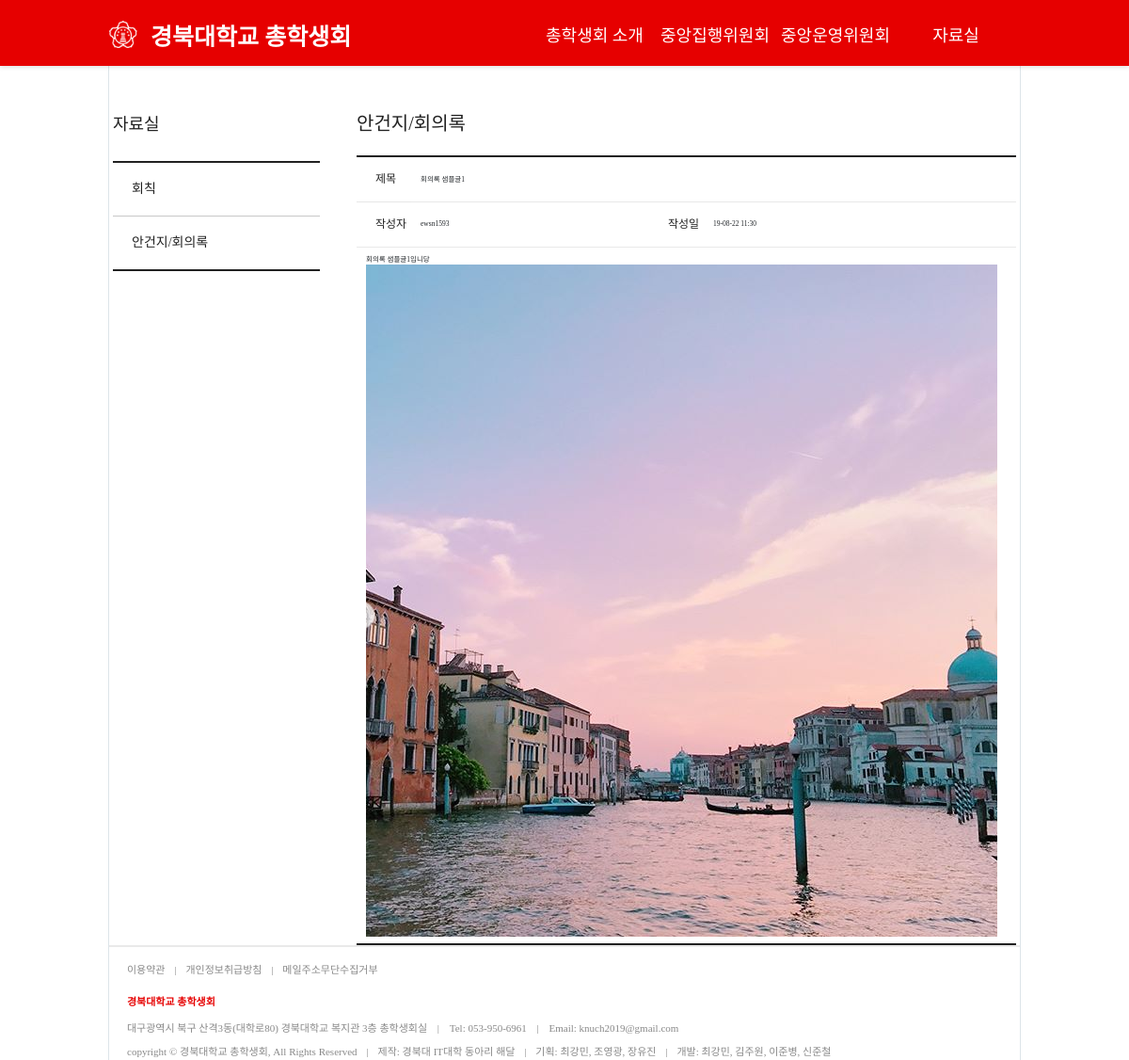
Page /info/minutes/detail/1 on the committed database.
### informations/models.py (models this page shows, shortened)
class Post_minutes(models.Model):
    author = models.ForeignKey(User, on_delete=models.DO_NOTHING, related_name='user_info_minutes')
    category = models.CharField(max_length=50, choices=(('minutes', 'minutes'),), blank=False)
    title = models.CharField(max_length=200, db_index=True)
    text = models.TextField(blank=True)
    photo = models.ImageField(upload_to = 'info_photo/%Y/%m/%d', blank=True)
    file = models.FileField(upload_to='info_file/%Y/%m/%d', blank=True)
    created = models.DateTimeField(auto_now_add=True)

### informations/views.py (the view)
# urls.py: path('<str:category>/detail/<int:id>', post_detail, name='post_detail'),
def post_detail(request, category, id):
    if category == 'minutes':
        cat = '안건지/회의록'
        post = Post_minutes.objects.get(category=category, id=id)
    else:
        cat = '회칙'
        post = Post_bylaw.objects.get(category=category, id=id)
    return render(request, 'informations/detail.html', {'post' : post, 'cat':cat})

### informations/templates/informations/detail.html (shortened to what this page needs)
{% extends 'base.html' %}
{% block contents %}
<div id="wrapper">
    <div id="container">
        <div class="side-menu">
            <p class="main-title">자료실</p>
            <ul class="menu">
                        <li><a class=" " href="{% url 'informations:category_all' 'bylaw' %}">회칙</a></li>
                        <li><a class=" " href="{% url 'informations:category_all' 'minutes' %}">안건지/회의록</a></li>
            </ul>
        </div>
        <div class="board-view">
    <h2 id="container_title">{{ cat }}<span class="sound_only"> 목록</span></h2>
    <div class="tbl_frm01 tbl_wrap tbl-content">
        <table>
            <tbody>
            <tr>
                <th scope="row">제목</th>
                <td colspan="5">{{ post.title }}</td>
            </tr>
            <tr>
                <th>작성자</th>
                <td><span class="sv_member">{{ post.author }}</span></td>
                <th>작성일</th>
                <td>{{post.created|date:"y-m-d h:i"}}</td>
            </tr>
            <tr>
                <td colspan="6" class="td-content">
                    <div id="bo_v_con">{{ post.text|linebreaks }}
                        {% if post.photo %}
                        <img src="{{post.photo.url}}" alt="post_image">
                        {% endif %}
                    </div>
                </td>
            </tr>
            </tbody>
        </table>
    </div>
    </div>
</div>
{% endblock %}

### static/mod.css (style rules this page uses)
html, body { font-family: 'Nanum Barun Gothic'; font-weight: 400; }
#wrapper { position: relative; float: inherit; min-width: 960px; width: 100%; border: none; }
#wrapper > #container { position: inherit; float: inherit; min-height: inherit; width: 960px; height: 100% !important; border: none; margin: 0 auto; padding: 0; background-color: inherit; }
#wrapper > #container > div.side-menu { display: inline-block; margin-top: 49px; width: 220px; vertical-align: top; float: left; }
#wrapper > #container > div.side-menu > .main-title { font-family: 'Nanum Barun Gothic Bold'; font-size: 18px; font-weight: 400; color: #212121; }
#wrapper > #container > div.side-menu > ul.menu { list-style: none; margin: 25px 0 0 0; padding: 0; border-top: 2px solid #212121; border-bottom: 2px solid #212121; }
#wrapper > #container > div.side-menu > ul.menu > li { border-top: 1px solid #c8c8c8; }
#wrapper > #container > div.side-menu > ul.menu > li:first-child { border: none; }
#wrapper > #container > div.side-menu > ul.menu > li > a { display: block; font-family: 'Nanum Barun Gothic'; font-size: 14px; font-weight: 400; color: #212121; padding: 17px 0 18px 20px; }

### static/style.css (style rules this page uses)
html { overflow-y:scroll }
body { margin:0;padding:0;font-size:0.75em;font-family:dotum }
html, h1, h2, h3, h4, h5, h6, form, fieldset, img { margin:0;padding:0;border:0 }
h1, h2, h3, h4, h5, h6 { font-size:1em;font-family:dotum }
label, input, button, select, img { vertical-align:middle }
p { margin:0;padding:0;word-break:break-all }
a:link, a:visited { color:#000;text-decoration:none }
#wrapper { z-index:5;margin:0 auto;width:970px;border-right:1px solid #dde4e9;border-left:1px solid #dde4e9;zoom:1 }
#wrapper:after { display:block;visibility:hidden;clear:both;content:"" }
#container { z-index:4;position:relative;float:left;padding:15px 16px 15px 15px;width:728px;min-height:500px;height:auto !important;height:500px;border-right:1px solid #dde4e9;background:#fff;font-size:1em;zoom:1 }
#container:after { display:block;visibility:hidden;clear:both;content:"" }
#container_title { margin-bottom:20px;font-size:1.2em;font-weight:bold }
.tbl_wrap table { width:100%;border-collapse:collapse;border-spacing:0 }
.tbl_frm01 { margin:0 0 20px }
.tbl_frm01 table { width:100%;border-collapse:collapse;border-spacing:0 }
.tbl_frm01 th { width:70px;padding:7px 13px;border:1px solid #e9e9e9;border-left:0;background:#f5f8f9;text-align:left }
.tbl_frm01 td { padding:7px 10px;border-top:1px solid #e9e9e9;border-bottom:1px solid #e9e9e9;background:transparent }
html, body { font-family: 'Nanum Barun Gothic'; font-weight: 400; }
#wrapper > #container > div.side-menu { display: inline-block; margin-top: 49px; width: 220px; vertical-align: top; float: left; }
#wrapper > #container > div.side-menu > .main-title { font-family: 'Nanum Barun Gothic Bold'; font-size: 18px; font-weight: 400; color: #212121; }
#wrapper > #container > div.side-menu > ul.menu { list-style: none; margin: 25px 0 0 0; padding: 0; border-top: 2px solid #212121; border-bottom: 2px solid #212121; }
#wrapper > #container > div.side-menu > ul.menu > li { border-top: 1px solid #c8c8c8; }
#wrapper > #container > div.side-menu > ul.menu > li:first-child { border: none; }
#wrapper > #container > div.side-menu > ul.menu > li > a { display: block; font-family: 'Nanum Barun Gothic'; font-size: 14px; font-weight: 400; color: #212121; padding: 17px 0 18px 20px; }
#wrapper > #container { position: inherit; float: inherit; min-height: inherit; width: 960px; height: 100% !important; border: none; margin: 0 auto; padding: 0; background-color: inherit; }
#wrapper > #container > div.board-view { display: inline-block; width: 701px; vertical-align: top; float: right; }
#wrapper > #container > div.board-view > #container_title { font-family: 'Nanum Barun Gothic Bold'; font-size: 20px; font-weight: 400; color: #212121; margin: 49px 0 0 0; }
#wrapper > #container > div.board-view .tbl-content { margin: 22px auto 0 auto; }
#wrapper > #container > div.board-view .tbl-content > table { border-top: 2px solid #212121; border-bottom: 2px solid #212121; }
#wrapper > #container > div.board-view .tbl-content > table > tbody th { width: 58px; height: 48px; border: none; border-top: 1px solid #e7e7e7; font-family: 'Nanum Barun Gothic Bold'; font-size: 12px; font-weight: 400; padding: 0 0 0 20px; color: #212121; background-color: white; text-align: left; }
#wrapper > #container > div.board-view .tbl-content > table > tbody td.td-content { height: auto; }

### rows in the picture
Post_minutes: title "회의록 샘플글1", author "ewsn1593", created "19-08-22 11:30", text "회의록 샘플글1입니당", photo (picture)

### other values in the picture
{{ cat }} "안건지/회의록"
